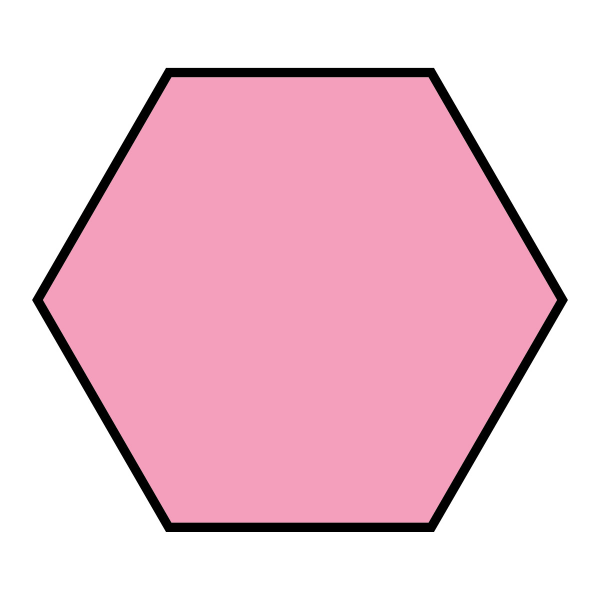
#> input picture hexagon.jpg, 1200 x 1200 px, found by its file name (shown at 1/2 size)
$ python objectdetection.PY
#> lines starting #> are read from the running program, lines starting #| are printed output that depends on the picture; after the words box and inside, x2 and y2 are one past the last pixel; in counts of white or black regions, pixels touching at a corner belong together; long printed decimals are rounded
import cv2

# Read and resize image
img = cv2.imread("hexagon.jpg")
#> img is the input picture: shape (1200, 1200, 3); mean B, G, R 212.6, 198.8, 239.3
rimg = cv2.resize(img, (500, 500))
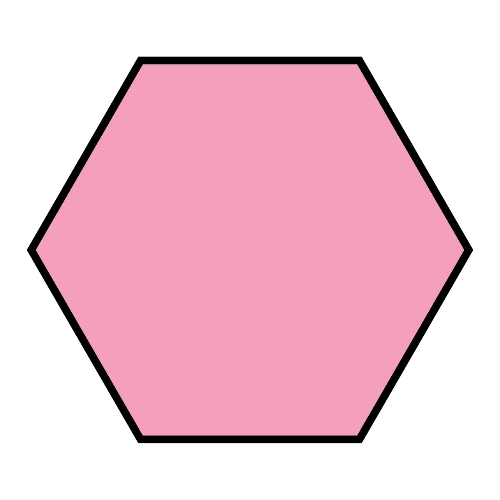
#> rimg: shape (500, 500, 3); mean B, G, R 212.7, 198.9, 239.4

# Convert to grayscale
gray = cv2.cvtColor(rimg, cv2.COLOR_BGR2GRAY)
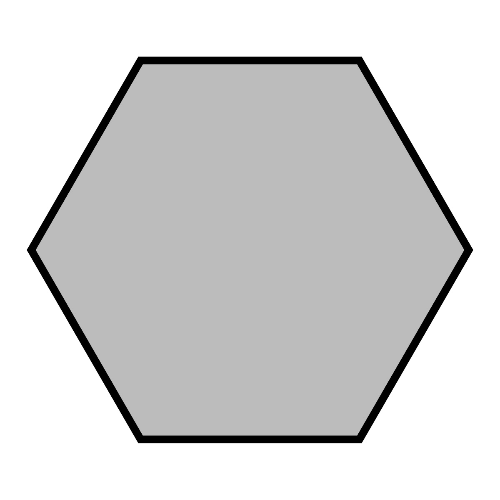
#> gray: shape (500, 500); min 0, max 255, mean 212.7

# Apply thresholding
_, threshold = cv2.threshold(gray, 200, 255, cv2.THRESH_BINARY_INV)
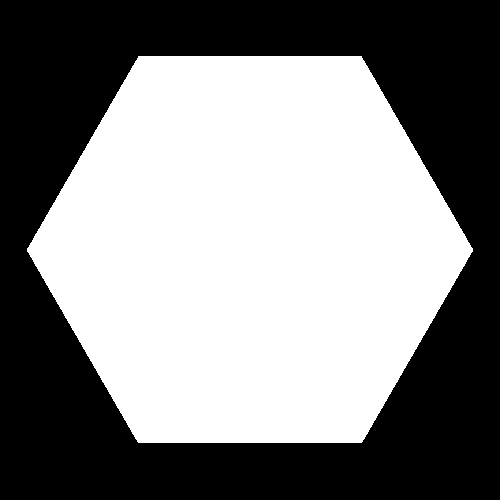
#> threshold: shape (500, 500); 51.9% white; 1 black region

# Find contours (OpenCV 4.x style)
contours, hierarchy = cv2.findContours(threshold, cv2.RETR_TREE, cv2.CHAIN_APPROX_SIMPLE)
#> contours = 1 contour; box (x1, y1, x2, y2) and area: (27, 56, 473, 443) 129115

for contour in contours:
    approx = cv2.approxPolyDP(contour, 0.01 * cv2.arcLength(contour, True), True)
    print(0.01 * cv2.arcLength(contour, True))
    corners = len(approx)

    if corners == 3:
        shape_name = "Triangle"
    elif corners == 4:
        shape_name = "Quadrilateral"
    elif corners == 5:
        shape_name = "Pentagon"
    elif corners == 6:
        shape_name = "Hexagon"
    elif corners == 7:
        shape_name = "Heptagon"
    elif corners == 8:
        shape_name = "Octagon"
    elif corners == 9:
        shape_name = "Nonagon"
    elif corners == 10:
        shape_name = "Decagon"
    else:
        shape_name = "Circle"

    cv2.drawContours(rimg, [approx], 0, (0, 0, 255), 2)
    x = approx.ravel()[0]
    y = approx.ravel()[1] - 10
    cv2.putText(rimg, shape_name, (x, y), cv2.FONT_HERSHEY_SIMPLEX, 0.6, (255, 0, 0), 2)
#> this loop made 1 pass
#> (corners, shape_name, x, y) on pass 1: (6, 'Hexagon', 138, 46)
#| 14.019
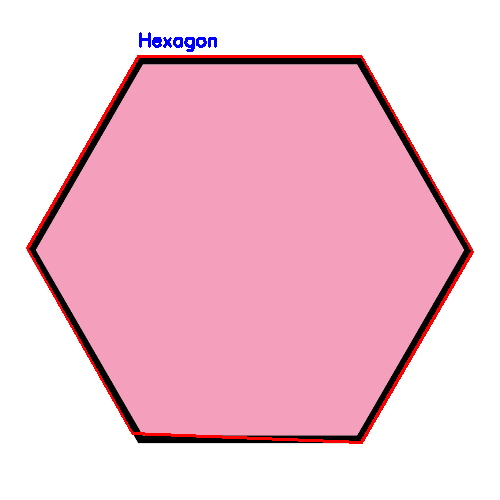
#> rimg: shape (500, 500, 3); 1.79% of pixels changed, all inside (x1, y1, x2, y2) = (26, 32, 474, 444)
# Show result
cv2.imshow("Detected Contours", rimg)
cv2.waitKey(0)
cv2.destroyAllWindows()
